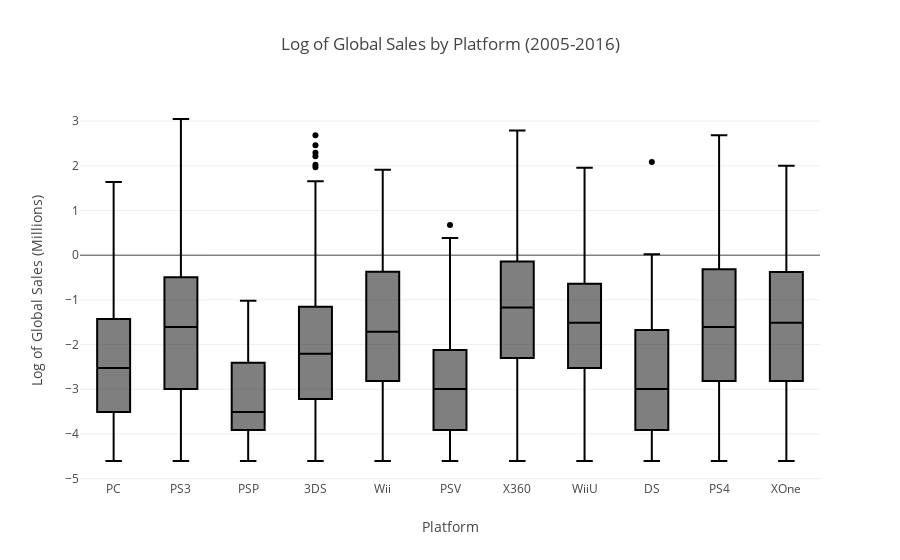

Notebook code cell kept with this figure:
### Code cell
filtered_logs = df_2012_2016.copy()

# Apply the log transformation
filtered_logs['log_total_sales'] = np.log(df_2012_2016['total_sales'].replace(0, 0.01))

fig = px.box(filtered_logs, x='platform', y='log_total_sales',
             title='Log of Global Sales by Platform (2005-2016)',
             labels={'log_total_sales': 'Log of Global Sales (Millions)', 'platform': 'Platform'})

# Show the figure
fig.show()

### Figure 1 — Plotly figure (JSON) as saved in the notebook; plotly's stock layout.template omitted (floating-point values rounded to 4 significant figures; data arrays with more than 128 entries replaced by an {"elided": "..."} marker saying what was removed)
{"data": [{"alignmentgroup": "True", "hovertemplate": "Platform=%{x}<br>Log of Global Sales (Millions)=%{y}<extra></extra>", "legendgroup": "", "marker": {"color": "#000001"}, "name": "", "notched": false, "offsetgroup": "", "orientation": "v", "showlegend": false, "type": "box", "x": {"elided": "2885 str values"}, "x0": " ", "xaxis": "x", "y": {"elided": "2885 float values"}, "y0": " ", "yaxis": "y"}], "layout": {"boxmode": "group", "legend": {"tracegroupgap": 0}, "title": {"text": "Log of Global Sales by Platform (2005-2016)"}, "xaxis": {"anchor": "y", "domain": [0, 1], "title": {"text": "Platform"}}, "yaxis": {"anchor": "x", "domain": [0, 1], "title": {"text": "Log of Global Sales (Millions)"}}}}
